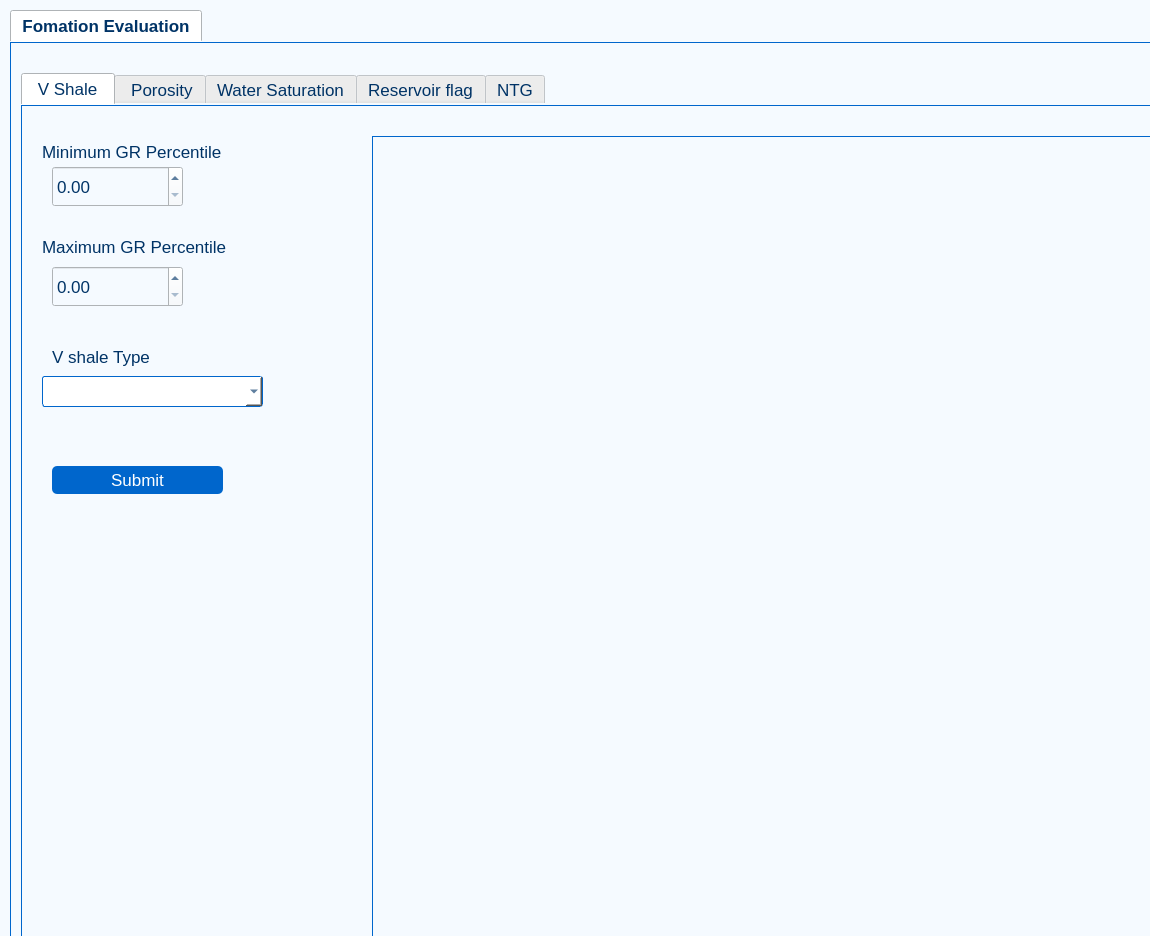
<?xml version="1.0" encoding="UTF-8"?>
<ui version="4.0">
 <class>Form</class>
 <widget class="QWidget" name="Form">
  <property name="geometry">
   <rect>
    <x>0</x>
    <y>0</y>
    <width>1150</width>
    <height>936</height>
   </rect>
  </property>
  <property name="windowTitle">
   <string>Form</string>
  </property>
  <property name="styleSheet">
   <string notr="true">
QWidget {
    background-color: #f5faff; /* Light blue background */
    color: #003366; /* Dark blue text */
    font-size: 13pt;
}

QLabel {
    color: #003366; /* Dark blue */
}

QPushButton {
    background-color: #0066cc; /* Medium blue */
    color: white;
    border-radius: 5px;
    padding: 5px;
}

QPushButton:hover {
    background-color: #005bb5; /* Slightly darker blue on hover */
}

QLineEdit, QComboBox {
    background-color: #ffffff; /* White input fields */
    border: 1px solid #0066cc; /* Blue border */
    padding: 5px;
    border-radius: 3px;
}

QTabWidget::pane {
    border: 1px solid #0066cc; /* Blue border */
}

QScrollArea {
    border: 1px solid #0066cc; /* Blue border */
}
</string>
  </property>
  <widget class="QTabWidget" name="Form_Eva">
   <property name="geometry">
    <rect>
     <x>10</x>
     <y>10</y>
     <width>1891</width>
     <height>961</height>
    </rect>
   </property>
   <property name="font">
    <font>
     <pointsize>13</pointsize>
     <weight>75</weight>
     <bold>true</bold>
    </font>
   </property>
   <property name="tabShape">
    <enum>QTabWidget::Rounded</enum>
   </property>
   <property name="currentIndex">
    <number>0</number>
   </property>
   <widget class="QWidget" name="tab">
    <attribute name="title">
     <string>Fomation Evaluation</string>
    </attribute>
    <widget class="QTabWidget" name="Evapara">
     <property name="geometry">
      <rect>
       <x>10</x>
       <y>30</y>
       <width>1871</width>
       <height>911</height>
      </rect>
     </property>
     <property name="font">
      <font>
       <pointsize>13</pointsize>
      </font>
     </property>
     <property name="currentIndex">
      <number>0</number>
     </property>
     <widget class="QWidget" name="tab_3">
      <attribute name="title">
       <string> V Shale </string>
      </attribute>
      <widget class="QLabel" name="label">
       <property name="geometry">
        <rect>
         <x>20</x>
         <y>30</y>
         <width>231</width>
         <height>31</height>
        </rect>
       </property>
       <property name="font">
        <font>
         <pointsize>13</pointsize>
        </font>
       </property>
       <property name="text">
        <string>Minimum GR Percentile</string>
       </property>
      </widget>
      <widget class="QLabel" name="label_2">
       <property name="geometry">
        <rect>
         <x>20</x>
         <y>130</y>
         <width>241</width>
         <height>21</height>
        </rect>
       </property>
       <property name="font">
        <font>
         <pointsize>13</pointsize>
        </font>
       </property>
       <property name="text">
        <string>Maximum GR Percentile</string>
       </property>
      </widget>
      <widget class="QLabel" name="label_3">
       <property name="geometry">
        <rect>
         <x>30</x>
         <y>240</y>
         <width>191</width>
         <height>21</height>
        </rect>
       </property>
       <property name="font">
        <font>
         <pointsize>13</pointsize>
        </font>
       </property>
       <property name="text">
        <string>V shale Type </string>
       </property>
      </widget>
      <widget class="QComboBox" name="Shaletype">
       <property name="geometry">
        <rect>
         <x>20</x>
         <y>270</y>
         <width>221</width>
         <height>31</height>
        </rect>
       </property>
       <item>
        <property name="text">
         <string/>
        </property>
       </item>
       <item>
        <property name="text">
         <string>Linear</string>
        </property>
       </item>
       <item>
        <property name="text">
         <string>Vsh_Larinor_older</string>
        </property>
       </item>
       <item>
        <property name="text">
         <string>Vsh_Larinor_Tertiary</string>
        </property>
       </item>
       <item>
        <property name="text">
         <string>Vsh_Clavier</string>
        </property>
       </item>
      </widget>
      <widget class="QScrollArea" name="vplot">
       <property name="geometry">
        <rect>
         <x>350</x>
         <y>30</y>
         <width>1481</width>
         <height>801</height>
        </rect>
       </property>
       <property name="frameShape">
        <enum>QFrame::WinPanel</enum>
       </property>
       <property name="frameShadow">
        <enum>QFrame::Raised</enum>
       </property>
       <property name="widgetResizable">
        <bool>true</bool>
       </property>
       <widget class="QWidget" name="scrollAreaWidgetContents">
        <property name="geometry">
         <rect>
          <x>0</x>
          <y>0</y>
          <width>1479</width>
          <height>799</height>
         </rect>
        </property>
       </widget>
      </widget>
      <widget class="QPushButton" name="vsub">
       <property name="geometry">
        <rect>
         <x>30</x>
         <y>360</y>
         <width>171</width>
         <height>28</height>
        </rect>
       </property>
       <property name="text">
        <string>Submit</string>
       </property>
      </widget>
      <widget class="QDoubleSpinBox" name="grmin">
       <property name="geometry">
        <rect>
         <x>30</x>
         <y>60</y>
         <width>131</width>
         <height>41</height>
        </rect>
       </property>
      </widget>
      <widget class="QDoubleSpinBox" name="grmax">
       <property name="geometry">
        <rect>
         <x>30</x>
         <y>160</y>
         <width>131</width>
         <height>41</height>
        </rect>
       </property>
      </widget>
     </widget>
     <widget class="QWidget" name="tab_4">
      <attribute name="title">
       <string> Porosity</string>
      </attribute>
      <widget class="QComboBox" name="porotype">
       <property name="geometry">
        <rect>
         <x>20</x>
         <y>120</y>
         <width>201</width>
         <height>31</height>
        </rect>
       </property>
       <property name="currentText">
        <string/>
       </property>
       <item>
        <property name="text">
         <string/>
        </property>
       </item>
       <item>
        <property name="text">
         <string>NPHI</string>
        </property>
       </item>
       <item>
        <property name="text">
         <string>DPHI</string>
        </property>
       </item>
       <item>
        <property name="text">
         <string>TPHI</string>
        </property>
       </item>
       <item>
        <property name="text">
         <string>SPHI</string>
        </property>
       </item>
      </widget>
      <widget class="QLabel" name="label_6">
       <property name="geometry">
        <rect>
         <x>50</x>
         <y>80</y>
         <width>191</width>
         <height>31</height>
        </rect>
       </property>
       <property name="text">
        <string>Porosity Type</string>
       </property>
      </widget>
      <widget class="QScrollArea" name="poroplt">
       <property name="geometry">
        <rect>
         <x>350</x>
         <y>30</y>
         <width>1511</width>
         <height>831</height>
        </rect>
       </property>
       <property name="frameShape">
        <enum>QFrame::WinPanel</enum>
       </property>
       <property name="frameShadow">
        <enum>QFrame::Raised</enum>
       </property>
       <property name="widgetResizable">
        <bool>true</bool>
       </property>
       <widget class="QWidget" name="scrollAreaWidgetContents_2">
        <property name="geometry">
         <rect>
          <x>0</x>
          <y>0</y>
          <width>1509</width>
          <height>829</height>
         </rect>
        </property>
       </widget>
      </widget>
      <widget class="QPushButton" name="porosub">
       <property name="geometry">
        <rect>
         <x>30</x>
         <y>190</y>
         <width>171</width>
         <height>28</height>
        </rect>
       </property>
       <property name="text">
        <string>Submit</string>
       </property>
      </widget>
     </widget>
     <widget class="QWidget" name="tab_5">
      <attribute name="title">
       <string>Water Saturation</string>
      </attribute>
      <widget class="QCheckBox" name="archie">
       <property name="geometry">
        <rect>
         <x>10</x>
         <y>30</y>
         <width>181</width>
         <height>20</height>
        </rect>
       </property>
       <property name="text">
        <string>Archie's Method</string>
       </property>
      </widget>
      <widget class="QLabel" name="label_7">
       <property name="geometry">
        <rect>
         <x>30</x>
         <y>240</y>
         <width>181</width>
         <height>31</height>
        </rect>
       </property>
       <property name="text">
        <string>Sw Parameters</string>
       </property>
      </widget>
      <widget class="QLabel" name="label_8">
       <property name="geometry">
        <rect>
         <x>20</x>
         <y>120</y>
         <width>221</width>
         <height>31</height>
        </rect>
       </property>
       <property name="text">
        <string>Do you have Rw value ?</string>
       </property>
      </widget>
      <widget class="QRadioButton" name="yesRw">
       <property name="geometry">
        <rect>
         <x>20</x>
         <y>170</y>
         <width>131</width>
         <height>20</height>
        </rect>
       </property>
       <property name="text">
        <string>Yes</string>
       </property>
      </widget>
      <widget class="QRadioButton" name="NoRw">
       <property name="geometry">
        <rect>
         <x>20</x>
         <y>200</y>
         <width>131</width>
         <height>20</height>
        </rect>
       </property>
       <property name="text">
        <string>No</string>
       </property>
      </widget>
      <widget class="QLabel" name="label_9">
       <property name="geometry">
        <rect>
         <x>10</x>
         <y>270</y>
         <width>181</width>
         <height>31</height>
        </rect>
       </property>
       <property name="text">
        <string>Enter Rw value</string>
       </property>
      </widget>
      <widget class="QLabel" name="label_10">
       <property name="geometry">
        <rect>
         <x>10</x>
         <y>340</y>
         <width>181</width>
         <height>31</height>
        </rect>
       </property>
       <property name="text">
        <string>Enter 'a' value</string>
       </property>
      </widget>
      <widget class="QLabel" name="label_11">
       <property name="geometry">
        <rect>
         <x>10</x>
         <y>400</y>
         <width>181</width>
         <height>31</height>
        </rect>
       </property>
       <property name="text">
        <string>Enter 'm' value</string>
       </property>
      </widget>
      <widget class="QLabel" name="label_12">
       <property name="geometry">
        <rect>
         <x>10</x>
         <y>460</y>
         <width>181</width>
         <height>31</height>
        </rect>
       </property>
       <property name="text">
        <string>Enter 'n' value</string>
       </property>
      </widget>
      <widget class="QLineEdit" name="Rwvalue">
       <property name="geometry">
        <rect>
         <x>10</x>
         <y>300</y>
         <width>161</width>
         <height>31</height>
        </rect>
       </property>
      </widget>
      <widget class="QLineEdit" name="avalue">
       <property name="geometry">
        <rect>
         <x>10</x>
         <y>370</y>
         <width>161</width>
         <height>31</height>
        </rect>
       </property>
      </widget>
      <widget class="QLineEdit" name="mvalue">
       <property name="geometry">
        <rect>
         <x>10</x>
         <y>430</y>
         <width>161</width>
         <height>31</height>
        </rect>
       </property>
      </widget>
      <widget class="QLineEdit" name="nvalue">
       <property name="geometry">
        <rect>
         <x>10</x>
         <y>490</y>
         <width>161</width>
         <height>31</height>
        </rect>
       </property>
      </widget>
      <widget class="QCheckBox" name="Archiesimon">
       <property name="geometry">
        <rect>
         <x>10</x>
         <y>70</y>
         <width>341</width>
         <height>20</height>
        </rect>
       </property>
       <property name="text">
        <string>Archie's and Simandoux Method</string>
       </property>
      </widget>
      <widget class="QLabel" name="label_14">
       <property name="geometry">
        <rect>
         <x>10</x>
         <y>530</y>
         <width>181</width>
         <height>31</height>
        </rect>
       </property>
       <property name="text">
        <string>Enter Rt value</string>
       </property>
      </widget>
      <widget class="QLineEdit" name="Rtvalue">
       <property name="geometry">
        <rect>
         <x>10</x>
         <y>560</y>
         <width>161</width>
         <height>31</height>
        </rect>
       </property>
      </widget>
      <widget class="QLabel" name="label_15">
       <property name="geometry">
        <rect>
         <x>10</x>
         <y>590</y>
         <width>201</width>
         <height>31</height>
        </rect>
       </property>
       <property name="text">
        <string>Enter Porosity Value</string>
       </property>
      </widget>
      <widget class="QLineEdit" name="Porosityvalue">
       <property name="geometry">
        <rect>
         <x>10</x>
         <y>620</y>
         <width>171</width>
         <height>31</height>
        </rect>
       </property>
      </widget>
      <widget class="QScrollArea" name="watersatplot">
       <property name="geometry">
        <rect>
         <x>360</x>
         <y>30</y>
         <width>1491</width>
         <height>821</height>
        </rect>
       </property>
       <property name="frameShape">
        <enum>QFrame::WinPanel</enum>
       </property>
       <property name="frameShadow">
        <enum>QFrame::Raised</enum>
       </property>
       <property name="widgetResizable">
        <bool>true</bool>
       </property>
       <widget class="QWidget" name="scrollAreaWidgetContents_3">
        <property name="geometry">
         <rect>
          <x>0</x>
          <y>0</y>
          <width>1489</width>
          <height>819</height>
         </rect>
        </property>
       </widget>
      </widget>
      <widget class="QPushButton" name="porosub_2">
       <property name="geometry">
        <rect>
         <x>20</x>
         <y>670</y>
         <width>171</width>
         <height>28</height>
        </rect>
       </property>
       <property name="text">
        <string>Submit</string>
       </property>
      </widget>
     </widget>
     <widget class="QWidget" name="tab_6">
      <attribute name="title">
       <string>Reservoir flag</string>
      </attribute>
      <widget class="QLabel" name="label_13">
       <property name="geometry">
        <rect>
         <x>10</x>
         <y>240</y>
         <width>281</width>
         <height>31</height>
        </rect>
       </property>
       <property name="text">
        <string>Enter Vshale Value </string>
       </property>
      </widget>
      <widget class="QLabel" name="label_16">
       <property name="geometry">
        <rect>
         <x>10</x>
         <y>340</y>
         <width>251</width>
         <height>31</height>
        </rect>
       </property>
       <property name="text">
        <string>Enter Sw Value</string>
       </property>
      </widget>
      <widget class="QLineEdit" name="flagvsh">
       <property name="geometry">
        <rect>
         <x>10</x>
         <y>280</y>
         <width>241</width>
         <height>31</height>
        </rect>
       </property>
      </widget>
      <widget class="QLineEdit" name="flagsw">
       <property name="geometry">
        <rect>
         <x>10</x>
         <y>380</y>
         <width>241</width>
         <height>31</height>
        </rect>
       </property>
      </widget>
      <widget class="QPushButton" name="flagsub">
       <property name="geometry">
        <rect>
         <x>60</x>
         <y>570</y>
         <width>171</width>
         <height>28</height>
        </rect>
       </property>
       <property name="text">
        <string>Submit</string>
       </property>
      </widget>
      <widget class="QLabel" name="label_17">
       <property name="geometry">
        <rect>
         <x>10</x>
         <y>50</y>
         <width>201</width>
         <height>31</height>
        </rect>
       </property>
       <property name="text">
        <string>Minimum Depth (m)</string>
       </property>
      </widget>
      <widget class="QLabel" name="label_18">
       <property name="geometry">
        <rect>
         <x>10</x>
         <y>140</y>
         <width>201</width>
         <height>31</height>
        </rect>
       </property>
       <property name="text">
        <string>Maximum Depth (m)</string>
       </property>
      </widget>
      <widget class="QLineEdit" name="flagdepthmin">
       <property name="geometry">
        <rect>
         <x>10</x>
         <y>90</y>
         <width>241</width>
         <height>31</height>
        </rect>
       </property>
      </widget>
      <widget class="QLineEdit" name="flagdepthmax">
       <property name="geometry">
        <rect>
         <x>10</x>
         <y>180</y>
         <width>241</width>
         <height>31</height>
        </rect>
       </property>
      </widget>
      <widget class="QScrollArea" name="watersatplot_2">
       <property name="geometry">
        <rect>
         <x>320</x>
         <y>20</y>
         <width>1511</width>
         <height>821</height>
        </rect>
       </property>
       <property name="frameShape">
        <enum>QFrame::WinPanel</enum>
       </property>
       <property name="frameShadow">
        <enum>QFrame::Raised</enum>
       </property>
       <property name="widgetResizable">
        <bool>true</bool>
       </property>
       <widget class="QWidget" name="scrollAreaWidgetContents_4">
        <property name="geometry">
         <rect>
          <x>0</x>
          <y>0</y>
          <width>1509</width>
          <height>819</height>
         </rect>
        </property>
       </widget>
      </widget>
      <widget class="QLabel" name="label_19">
       <property name="geometry">
        <rect>
         <x>10</x>
         <y>450</y>
         <width>251</width>
         <height>31</height>
        </rect>
       </property>
       <property name="text">
        <string>Enter TPHI value</string>
       </property>
      </widget>
      <widget class="QLineEdit" name="flagtphi">
       <property name="geometry">
        <rect>
         <x>10</x>
         <y>500</y>
         <width>241</width>
         <height>31</height>
        </rect>
       </property>
      </widget>
     </widget>
     <widget class="QWidget" name="tab_8">
      <attribute name="title">
       <string>NTG</string>
      </attribute>
      <widget class="QLabel" name="label_39">
       <property name="geometry">
        <rect>
         <x>20</x>
         <y>50</y>
         <width>201</width>
         <height>31</height>
        </rect>
       </property>
       <property name="text">
        <string>Minimum Depth (m)</string>
       </property>
      </widget>
      <widget class="QLineEdit" name="ntgdepthmin">
       <property name="geometry">
        <rect>
         <x>20</x>
         <y>80</y>
         <width>241</width>
         <height>31</height>
        </rect>
       </property>
      </widget>
      <widget class="QLabel" name="label_40">
       <property name="geometry">
        <rect>
         <x>20</x>
         <y>150</y>
         <width>211</width>
         <height>31</height>
        </rect>
       </property>
       <property name="text">
        <string>Maximum Depth (m)</string>
       </property>
      </widget>
      <widget class="QLabel" name="label_41">
       <property name="geometry">
        <rect>
         <x>20</x>
         <y>360</y>
         <width>281</width>
         <height>31</height>
        </rect>
       </property>
       <property name="text">
        <string>Enter Vshale Value </string>
       </property>
      </widget>
      <widget class="QLabel" name="label_43">
       <property name="geometry">
        <rect>
         <x>20</x>
         <y>250</y>
         <width>251</width>
         <height>31</height>
        </rect>
       </property>
       <property name="text">
        <string>Enter Sw Value</string>
       </property>
      </widget>
      <widget class="QLabel" name="label_44">
       <property name="geometry">
        <rect>
         <x>20</x>
         <y>450</y>
         <width>251</width>
         <height>31</height>
        </rect>
       </property>
       <property name="text">
        <string>Enter TPHI value</string>
       </property>
      </widget>
      <widget class="QPushButton" name="ntgsub">
       <property name="geometry">
        <rect>
         <x>60</x>
         <y>570</y>
         <width>171</width>
         <height>28</height>
        </rect>
       </property>
       <property name="text">
        <string>Submit</string>
       </property>
      </widget>
      <widget class="QLineEdit" name="ntgdepthmax">
       <property name="geometry">
        <rect>
         <x>20</x>
         <y>180</y>
         <width>241</width>
         <height>31</height>
        </rect>
       </property>
      </widget>
      <widget class="QLineEdit" name="ntgsw">
       <property name="geometry">
        <rect>
         <x>20</x>
         <y>280</y>
         <width>241</width>
         <height>31</height>
        </rect>
       </property>
      </widget>
      <widget class="QLineEdit" name="ntgvsh">
       <property name="geometry">
        <rect>
         <x>20</x>
         <y>390</y>
         <width>241</width>
         <height>31</height>
        </rect>
       </property>
      </widget>
      <widget class="QLineEdit" name="ntgtphi">
       <property name="geometry">
        <rect>
         <x>20</x>
         <y>490</y>
         <width>241</width>
         <height>31</height>
        </rect>
       </property>
      </widget>
      <widget class="QScrollArea" name="watersatplot_5">
       <property name="geometry">
        <rect>
         <x>320</x>
         <y>30</y>
         <width>1511</width>
         <height>821</height>
        </rect>
       </property>
       <property name="frameShape">
        <enum>QFrame::WinPanel</enum>
       </property>
       <property name="frameShadow">
        <enum>QFrame::Raised</enum>
       </property>
       <property name="widgetResizable">
        <bool>true</bool>
       </property>
       <widget class="QWidget" name="scrollAreaWidgetContents_9">
        <property name="geometry">
         <rect>
          <x>0</x>
          <y>0</y>
          <width>1509</width>
          <height>819</height>
         </rect>
        </property>
       </widget>
      </widget>
     </widget>
    </widget>
   </widget>
  </widget>
 </widget>
 <resources/>
 <connections/>
</ui>
